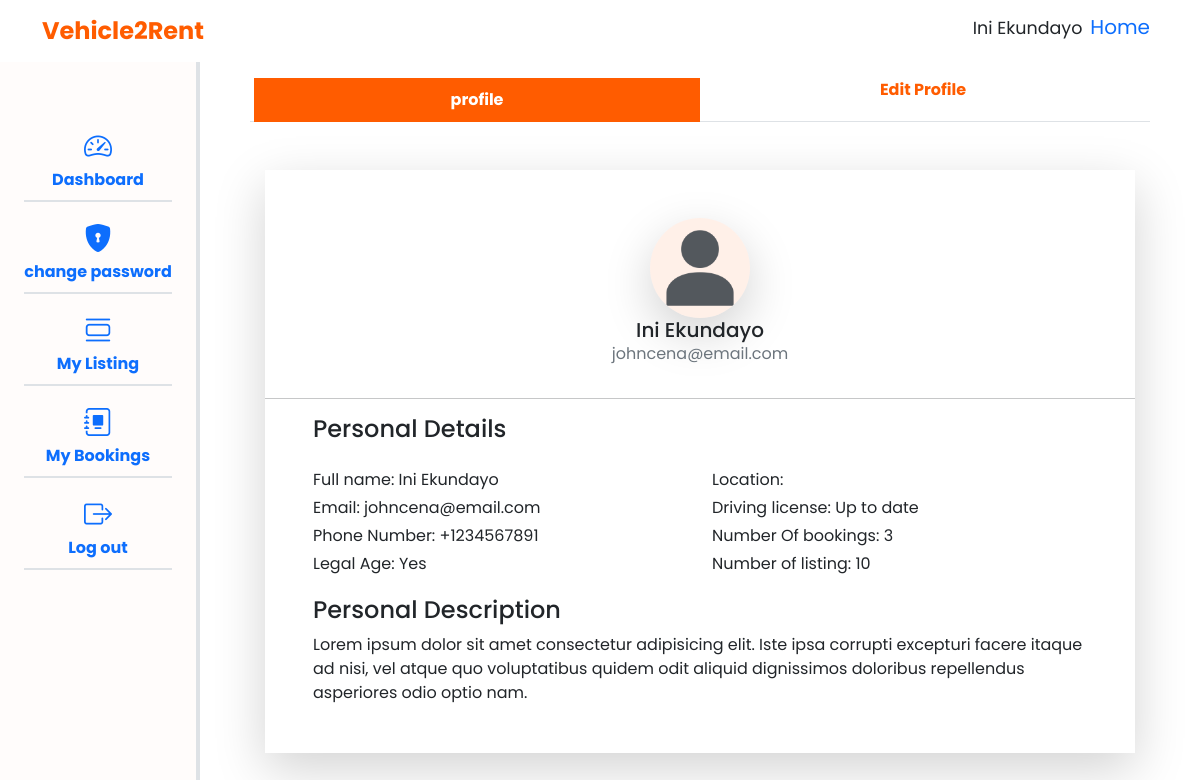
Page /users/user-profile (signed in) on the earlier database version.
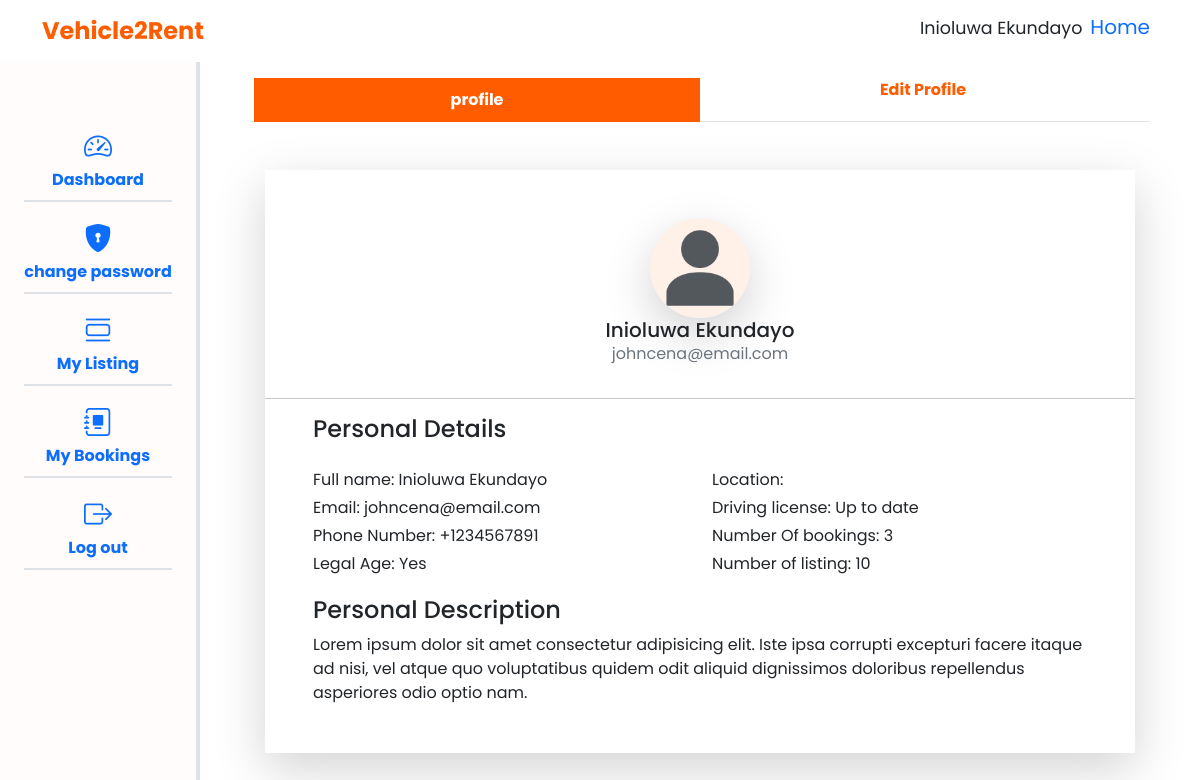
Same page on the later database version.
### apps/users/models.py (models this page shows, shortened)
class CustomUser(BaseModel, PermissionsMixin, AbstractBaseUser):
    first_name = models.CharField(max_length=100)
    last_name = models.CharField(max_length=100)
    email = models.EmailField(unique=True, max_length=100)
    gender = models.CharField(default="male", choices=choices.GENDER, max_length=10)
    phone_no = models.CharField(max_length=50, blank=True)
    document_type = models.CharField(max_length=100, choices=choices.DOCUMENT_TYPES)
    document = models.FileField(upload_to="documents/", help_text=_("upload a legal document that truely identifies you for verification."), blank=True, null=True)
    is_active = models.BooleanField(default=True)
    is_staff = models.BooleanField(default=False)
    is_superuser = models.BooleanField(default=False)
    objects = CustomUserManager()
    USERNAME_FIELD = 'email'
    REQUIRED_FIELDS = ['first_name', 'last_name']
    class Meta:
        verbose_name = "User"
        verbose_name_plural = "Users"
    def get_full_name(self):
        return f"{self.first_name.capitalize()} {self.last_name.capitalize()}"

### apps/users/views.py (the view, shortened to what this page needs)
# urls.py: path('user-profile', views.UserProfileView.as_view(), name="user_profile"),
class UserProfileView(LoginRequiredMixin, generic.UpdateView):
    model = CustomUser
    fields = ['first_name', 'last_name', 'phone_no', 'document', 'email']
    template_name = "users/profile.html"
    context_object_name = "user"
    def get_object(self):
        return self.request.user
    def get_context_data(self, **kwargs):
        context = super().get_context_data(**kwargs)
        context["user"] = self.get_object()
        return context

### apps/users/templates/users/profile.html (shortened to what this page needs)
{% extends "dashboard.html" %}
{% load static %}
{% block content %}
    <div class="pb-5 profile-tab">
        <ul class="nav nav-tabs px-3 px-md-1 pt-3">
            <li class="nav-item col-6 text-center fw-bold">
                <a href="#profile" class="nav-link active" data-bs-toggle="tab">profile</a>
            </li>
            <li class="nav-item col-6 text-center fw-bold">
                <a href="#edit" class="nav-link" data-bs-toggle="tab">Edit Profile</a>
            </li>
        </ul>
        <div class="tab-content pt-5">
            <div class="tab-pane fade show active" id="profile">
                <div class="px-md-0">
                    <div class="bg-white rounded-5 shadow-lg py-5">
                        <div class="d-flex justify-content-center flex-column align-items-center">
                            <div class="user-avater p-2 d-flex align-items-center justify-content-center shadow-lg">
                                <img src="../media/images/User-avatar.svg.png" class="img-fluid" alt=""/>
                            </div>
                            <div class="flex-column d-flex align-items-center justify-content-center">
                                <h5 class="fw-semibold fs-5 mb-0">{{ user.get_full_name }}</h5>
                                <p class="text-secondary">{{ user.email }}</p>
                            </div>
                        </div>
                        <hr class="shadow" />
                        <div class="px-5">
                            <h4 class="fw-semibold">Personal Details</h4>
                            <div class="row pt-3">
                                <div class="col-12 col-md-6">
                                    <p class="mb-1">
                                        <span class="fw-semibold">Full name:</span>
                                        <span> {{ user.get_full_name }}</span>
                                    </p>
                                    <p class="mb-1">
                                        <span class="fw-semibold">Email:</span>
                                        <span> {{ user.email }}</span>
                                    </p>
                                    <p class="mb-1">
                                        <span class="fw-semibold">Phone Number:</span>
                                        <span> {{ user.phone_no }}</span>
                                    </p>
                                    <p class="mb-1">
                                        <span class="fw-semibold">Legal Age:</span>
                                        <span> Yes</span>
                                    </p>
                                    </div>
                                    <div class="col-12 col-md-6">
                                    <p class="mb-1">
                                        <span class="fw-semibold">Location:</span>
                                    </p>
                                    <p class="mb-1">
                                        <span class="fw-semibold">Driving license:</span>
                                        <span>Up to date</span>
                                    </p>
                                    <p class="mb-1">
                                        <span class="fw-semibold">Number Of bookings:</span>
                                        <span> 3</span>
                                    </p>
                                    <p class="mb-1">
                                        <span class="fw-semibold">Number of listing:</span>
                                        <span> 10</span>
                                    </p>
                                </div>
                            </div>
                            <div class="mt-3">
                                <h4 class="fw-semibold">Personal Description</h4>
                                <div>
                                    Lorem ipsum dolor sit amet consectetur adipisicing elit.
                                    Iste ipsa corrupti excepturi facere itaque ad nisi, vel
                                    atque quo voluptatibus quidem odit aliquid dignissimos
                                    doloribus repellendus asperiores odio optio nam.
                                </div>
                            </div>
                        </div>
                    </div>
                </div>
            </div>
        </div>
    </div>
{% endblock content %}

### templates/dashboard.html (shortened to what this page needs)
{% load static %}
<!DOCTYPE html>
<html lang="en">
  <head>
    <link rel="stylesheet" href="https://cdn.jsdelivr.net/npm/bootstrap-icons@1.11.3/font/bootstrap-icons.min.css"/>
   <link rel="stylesheet" href="{% static "./bootstrap/css/bootstrap.min.css" %}"/>
    <link rel="stylesheet" href="{% static "./css/index.css" %}" />
    <link rel="stylesheet" href="{% static "./css/dashboard.css" %}" />
  </head>
  <body class="">
    <header>
      <nav class="navbar navbar-expand-lg bg-body-tertiary">
        <div class="container-sm">
          <div class="collapse navbar-collapse" id="navbarSupportedContent">
            <a class="navbar-brand d-none d-lg-block fw-bold fs-4 me-auto" href="{% url "home" %}">Vehicle2Rent</a>
            <ul class="navbar-nav mb-2 fw-medium fs-5 mb-lg-0">
              <li class="nav-item">
                <small> {{ user.get_full_name }}</small>
              </li>
              <li class="nav-item">
                <a class="nav-link active" aria-current="page" href="{% url "home" %}">Home</a>
              </li>
            </ul>
          </div>
        </div>
      </nav>
    </header>
    <main class="d-flex">
      <aside class="col-2 border-end border-4 position-fixed z-2 d-none d-md-block" >
        <nav class="nav flex-column align-items-center justify-content-center">
          <ul class="navbar-nav text-black my-5">
            <li class="nav-item fw-bold border-2 border-bottom pt-3">
              <a
                class="nav-link active d-flex flex-column align-items-center justify-content-center"
                aria-current="page"
                href="{% url "user_profile" %}">
                <div>
                  <i class="bi bi-speedometer2 fs-3"></i>
                </div>
                <span> Dashboard </span>
              </a>
            </li>
            <li class="nav-item fw-bold border-2 border-bottom pt-3">
              <a class="nav-link d-flex flex-column align-items-center justify-content-center" href="{% url "change_password" %}">
                <div>
                  <i class="bi bi-shield-lock-fill fs-3"></i>
                </div>
                <span> change password </span>
              </a>
            </li>
            <li class="nav-item fw-bold border-2 border-bottom pt-3">
              <a class="nav-link d-flex flex-column align-items-center justify-content-center" href="/my-listings.html">
                <div>
                  <i class="bi bi-view-list fs-3"></i>
                </div>
                <span> My Listing </span>
              </a>
            </li>
            <li class="nav-item fw-bold border-2 border-bottom pt-3">
              <a
                class="nav-link d-flex flex-column align-items-center justify-content-center"
                href="/my-bookings.html">
                <div>
                  <i class="bi bi-journal-album fs-3"></i>
                </div>
                <span> My Bookings </span>
              </a>
            </li>
            <li class="nav-item d-flex align-items-center justify-content-center fw-bold border-2 border-bottom pt-3">
              <a class="nav-link d-flex flex-column align-items-center justify-content-center" href="{% url "user_logout" %}">
                <div><i class="bi bi-box-arrow-right fs-3"></i></div>
                <span> Log out </span>
              </a>
            </li>
          </ul>
        </nav>
      </aside>
      <div class="col-2 d-none d-md-block"></div>
      <div class="col-12 col-md-9 mx-auto">
        {% block content %}{% endblock content %}
      </div>
    </main>
  </body>
</html>

### static/css/index.css (style rules this page uses)
:root { --custom-pri: #ff5c00; --white: #ffffff; }
* { margin: 0; padding: 0; box-sizing: border-box; }
body { font-family: "Poppins", sans-serif; }
main { min-height: 80vh; }
nav .navbar-brand { color: var(--custom-pri); }

### static/css/dashboard.css (style rules this page uses)
aside { background-color: rgba(255, 92, 0, 0.015); min-height: 100vh; }
.nav-link { padding-top: 0; }
.user-avater { width: 100px; height: 100px; border-radius: 50%; background-color: rgba(255, 92, 0, 0.09); overflow: hidden; }
.nav-tabs .nav-item .nav-link { border: none; border-radius: 0; color: rgba(255, 92, 0); }
.nav-tabs .nav-item .nav-link.active { padding: 10px 0; background-color: rgba(255, 92, 0); color: white; }
.tab-content { border: none; border-top: transparent; padding: 15px; }

Differences in the rows shown:
changed CustomUser "johncena@email.com": get_full_name "Ini Ekundayo" → "Inioluwa Ekundayo"
